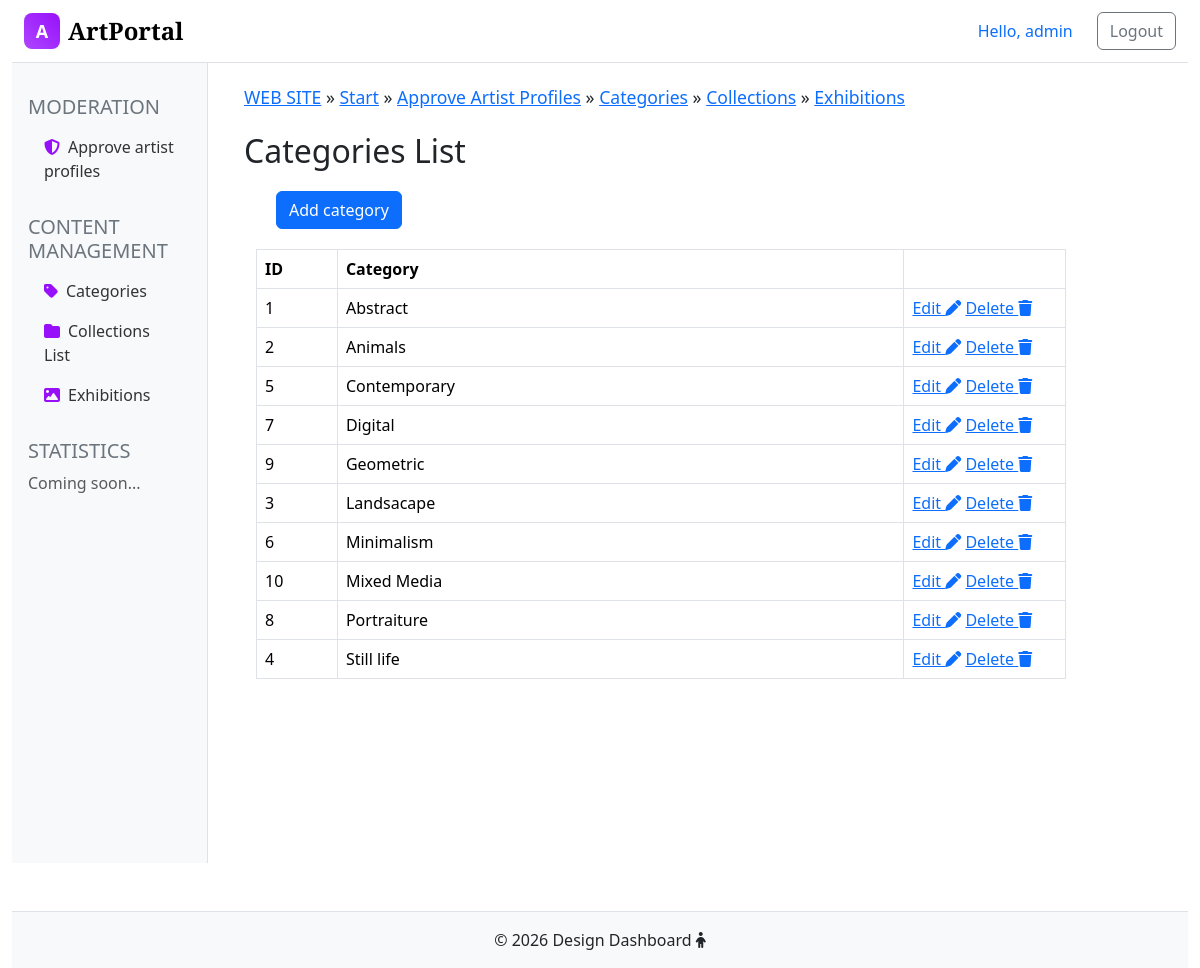
Page /admin/categories (signed in) on the earlier database version.
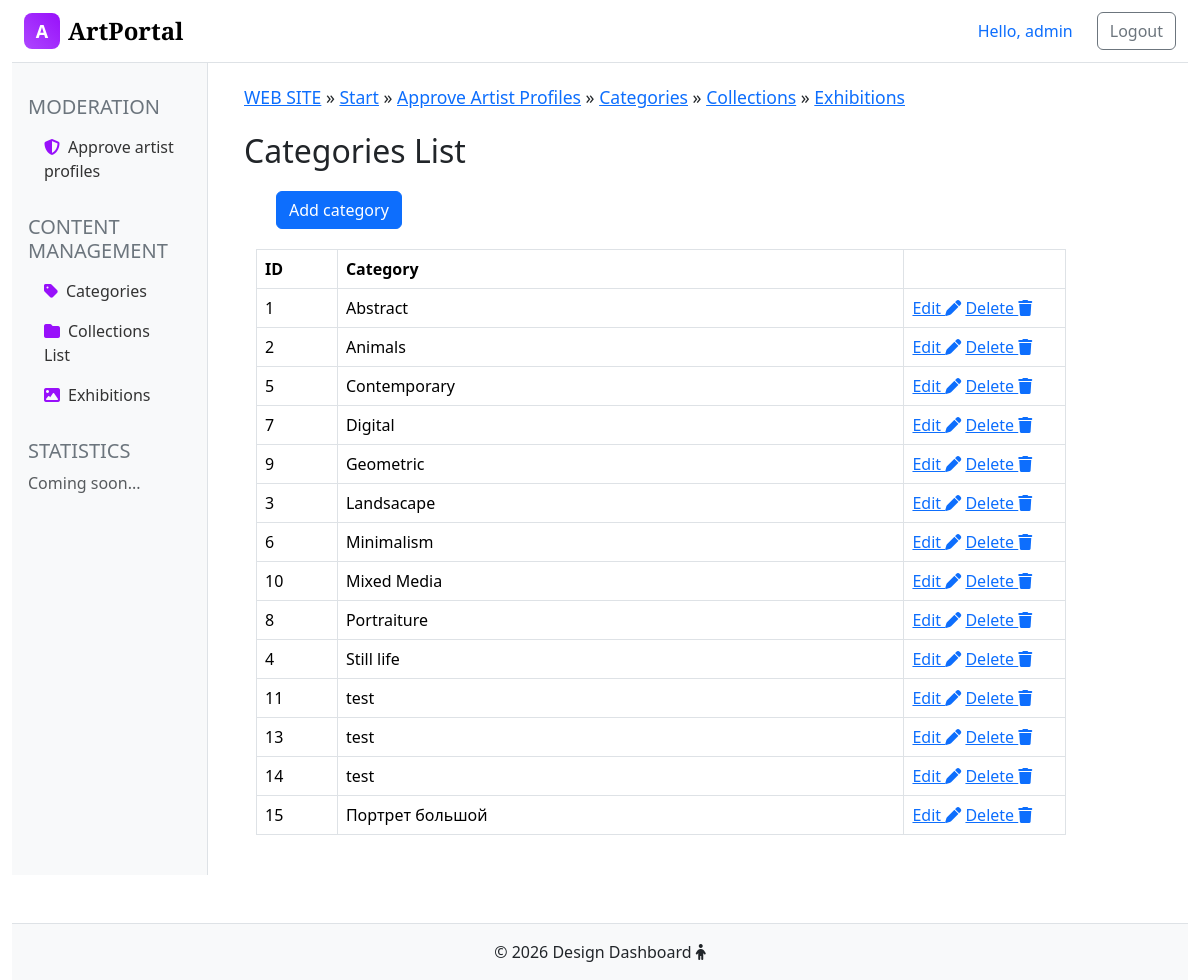
Same page on the later database version.
### tables this page shows
CREATE TABLE `categories` (
  `id` int(11) NOT NULL,
  `name` varchar(50) NOT NULL
);

### admin/controllers/Admin/CategoryController.php (called while the page is built, shortened)
<?php
class CategoryController {
    public static function categoryList() {
        $arr=Categories::getCategoriesList();
        include_once 'views/category-list.php';
    }
}

### admin/index.php (called while the page is built, shortened)
<?php
require_once '../config/Database.php';
include_once("../models/Categories.php");
include_once("controllers/Admin/CategoryController.php");
include('routes/routing.php');

### models/Categories.php (called while the page is built, shortened)
<?php
class Categories {
    public static function getCategoriesList() {
        $sql = "SELECT * FROM categories ORDER BY categories.name ASC";
        $db = new Database();
        return $db->getAll($sql);
    }
}

### config/Database.php (called while the page is built, shortened)
<?php
class Database {
    private $conn;
    private $host;
    private $user;
    private $password;
    private $baseName;
    function __construct() {
        $this->host = $_ENV['DB_HOST'] ?? 'localhost';
        $this->user = $_ENV['DB_USER'] ?? 'root';
        $this->password = $_ENV['DB_PASSWORD'] ?? '';
        $this->baseName = $_ENV['DB_NAME'] ?? 'art_portal';
    }
    function connect() {
        if (!$this->conn) {
            try {
                $this->conn = new PDO('mysql:host='.$this->host.';dbname='.$this->baseName.';charset=utf8mb4',
                $this->user,
                $this->password,
                );
                $this->conn->setAttribute(PDO::ATTR_ERRMODE, PDO::ERRMODE_EXCEPTION);
            }
            catch (PDOException $e) {
                error_log('Database connection error: ' . $e->getMessage());
                throw new Exception('Database connection error');
            }
        }
        return $this->conn;
    }
    function getAll($query, $params = []) {
        try {
            $stmt = $this->conn->prepare($query);
        $stmt->execute($params);
        $stmt->setFetchMode(PDO::FETCH_ASSOC);
        $response = $stmt->fetchAll();
        return $response;
        } catch (PDOException $e) {
            error_log('Database query error: ' . $e->getMessage());
            throw new Exception('Database operation failed');
        }
    }
}

### admin/views/category-list.php (the view, shortened to what this page needs)
<h2>Categories List</h2>
<div class="container" style="min-height:400px;">
    <div style="margin:20px;">
        <a class="btn btn-primary" href="create-category" role="button">Add category</a>
    </div>
    <div class="col-md-11">
        <div class="table-responsive">
        <table class='table table-bordered'>
            <tr>
                <th width="10%">ID</th>
                <th width="70%">Category</th>
                <th width="20%"></th>
            </tr>
            <?php
            foreach($arr as $row) {
                echo '<tr>';
                echo '<td>'.$row['id'].'</td> ';
                echo '<td>';
                echo $row['name'];
                echo '</td>';
                echo'<td>
                <a href="edit-category?id='.$row['id'].'">Edit <i class="fa fa-pen" aria-hidden="true"></i></a>
                <a href="delete-category?id='.$row['id'].'">Delete <i class="fa fa-trash" aria-hidden="true"></i></a>
                </td>';
                echo '</tr>';
            }
            ?>
        </table>
        </div>
    </div>
</div>
<?php include "views/templates/layout.php"; ?>

Differences in the rows shown:
added categories: id "11", name "test"
added categories: id "13", name "test"
added categories: id "14", name "test"
added categories: id "15", name "Портрет большой"
